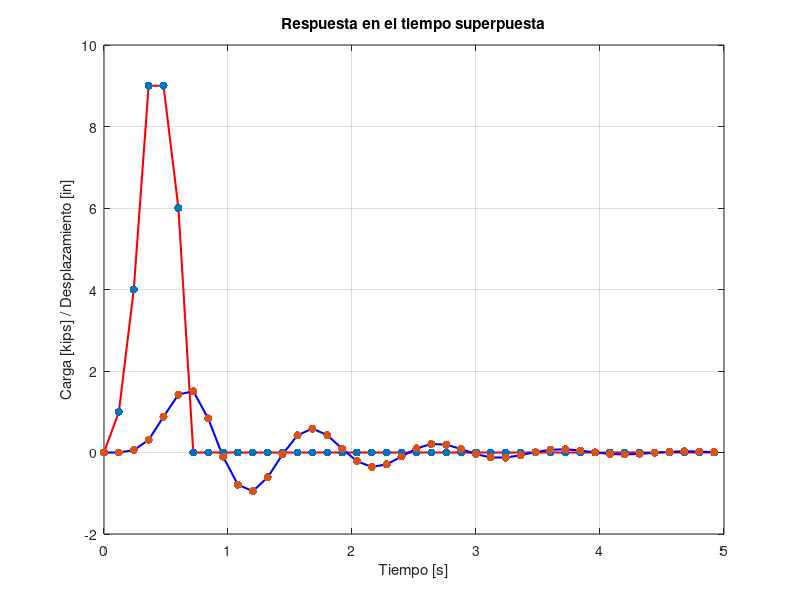
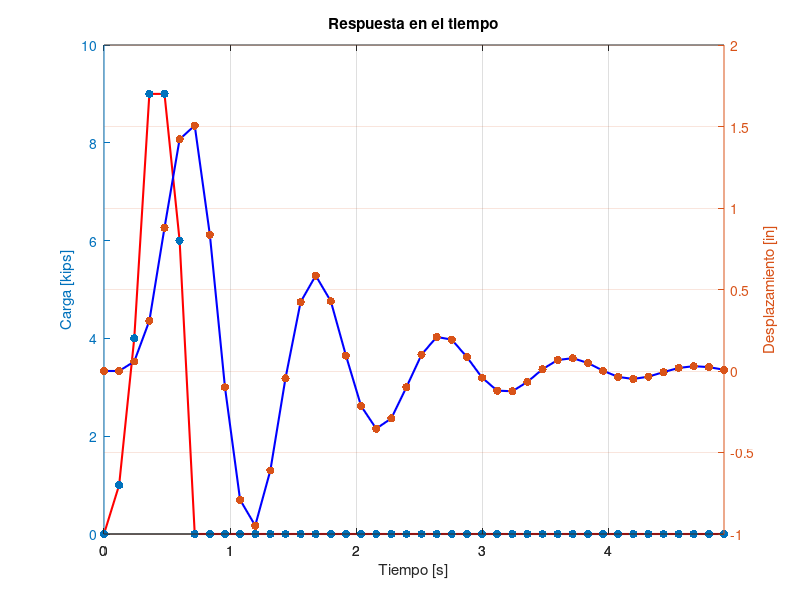

Reproduce these figures in MATLAB, in order.
function ej1 ;clc;close all;

    % Parametros del sistema con un grado de libertad
    m = 0.2; % Masa [kips.sec^2/in]
    k = 8; % Rigidez [kips/in]
    c = 0.4; % Amortiguamiento [kips.sec/in]
    wn = sqrt(k/m); % Frecuencia natural [rad/s]
    zitta = c/(2*sqrt(m*k)); % Coeficiente de amortiguamiento
    wd = wn*sqrt(1-zitta^2); % Frecuencia de amortiguamiento [rad/s]

    dt = 0.12; % Paso de tiempo [s]
    tf = 5; % Tiempo final [s]
    t = 0:dt:tf; % Vector de tiempo [s]

    % Parametros de la carga externa
    P = carga(t); % Carga externa en el tiempo

    % Calculo de la integral de Duhamel
    xt = Duhamel(t,dt,P,wd,zitta,m);

    % Calculo de la respuesta en el tiempo
    % xt = A.*sin(wd*t) - B.*cos(wd*t);

    figure('Name', 'Respuesta en el tiempo superpuesta');
    plot(t,P,'r','LineWidth',1.5);
    hold on;
    plot(t,xt,'b','LineWidth',1.5);
    scatter(t,P,'filled','r');
    scatter(t,xt,'filled','b');
    hold off;
    title("Respuesta en el tiempo superpuesta");
    xlabel("Tiempo [s]");
    ylabel("Carga [kips] / Desplazamiento [in]");
    grid on;

    


    % Mostramos la respuesta en el tiempo
    figure('Name', 'Respuesta en el tiempo');
    [hAx,hLine1,hLine2] = plotyy(t,P, t, xt);
    set(hLine1,'LineStyle','-','LineWidth',1.5,'Color','r');
    set(hLine2,'LineStyle','-','LineWidth',1.5,'Color','b');
    hold(hAx(1),'on');
    scatter(hAx(1),t,P,'filled','r');
    hold(hAx(1),'off');
    hold(hAx(2),'on');
    scatter(hAx(2),t,xt,'filled','b');
    hold(hAx(2),'off');
    title("Respuesta en el tiempo");
    xlabel("Tiempo [s]");
    ylabel(hAx(1),"Carga [kips]");
    ylabel(hAx(2),"Desplazamiento [in]");
    grid on;

end

function P=carga(t)
    P = zeros(1,length(t));
    P(2)=1; P(3)=4; P(4)=9; P(5)=9; P(6)=6;
end

function xt=Duhamel(t,dt,P,wd,zitta,m)
    e=exp(1)^(-zitta*wd*dt);
    A = zeros(1,length(t));
    B = zeros(1,length(t));
    yc = P.*cos(wd*t);
    ys = P.*sin(wd*t);
    for i=2:length(t)
        for j=1:i
            A(i) = A(i-1)*e+ dt/(2*m*wd) * (yc(i-1)*e + yc(i));
            B(i) = B(i-1)*e+ dt/(2*m*wd) * (ys(i-1)*e + ys(i));
        end
    end
    xt = A.*sin(wd*t) - B.*cos(wd*t);
end
